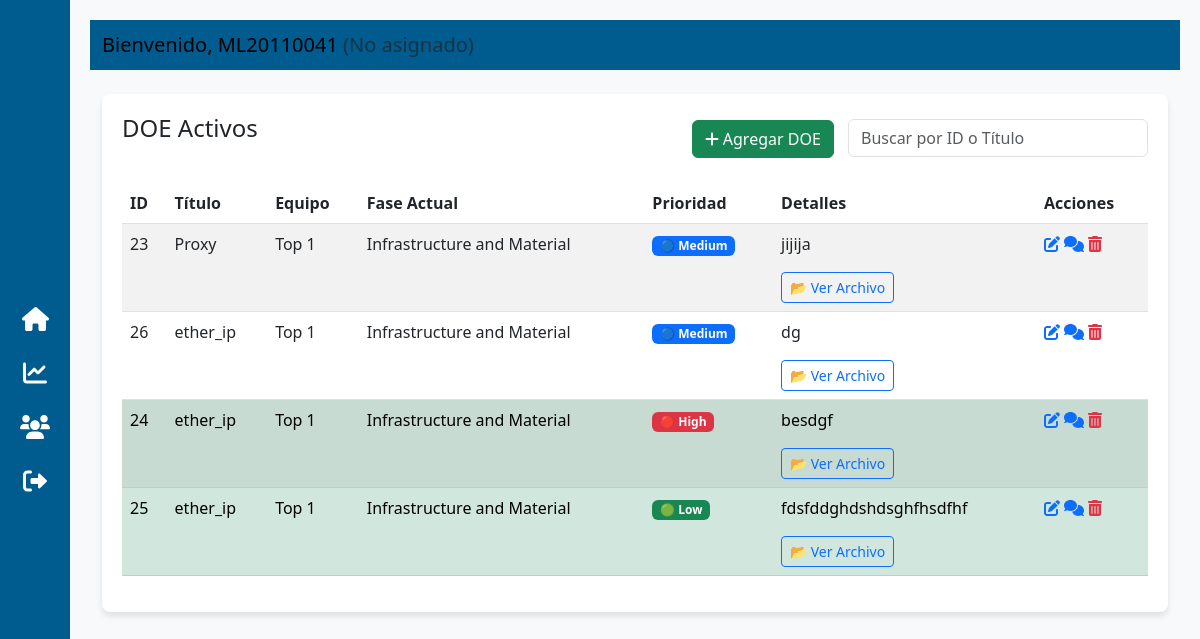
The page /listar/ (signed in) on the database as committed earlier.
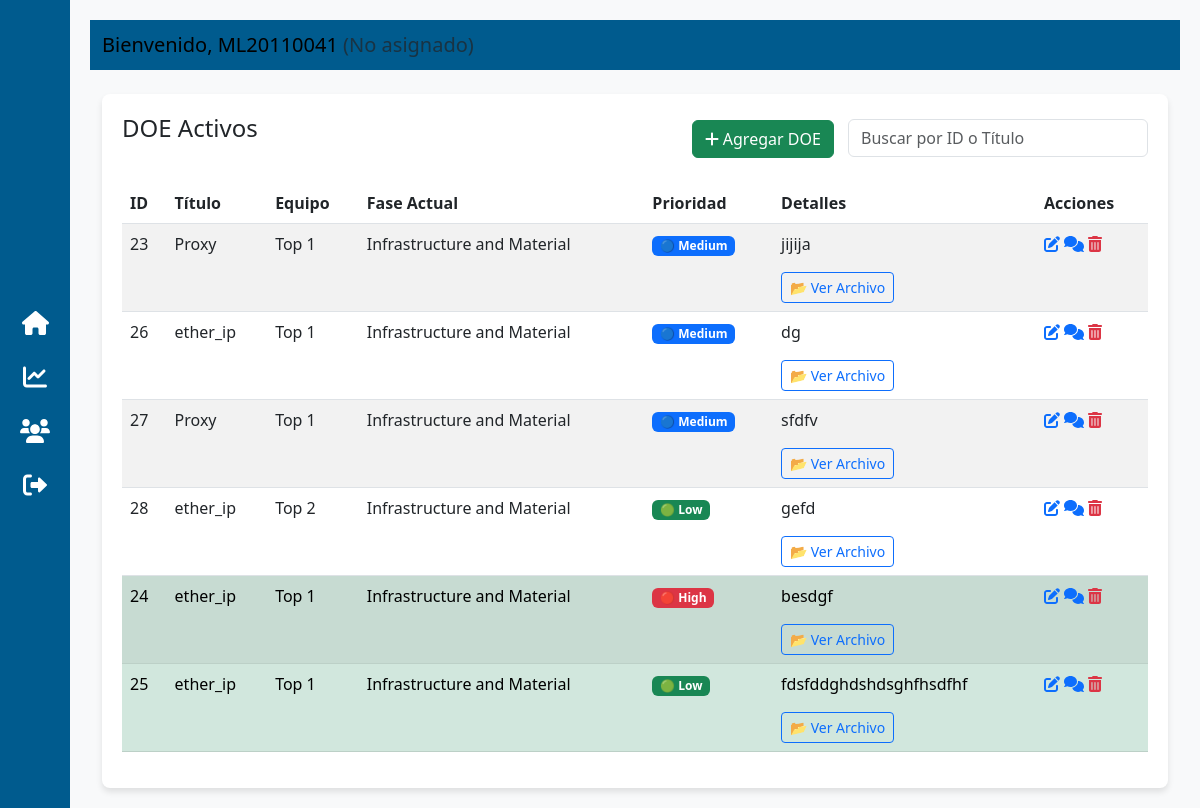
The same page on the database as committed later.
### app/models.py (models this page shows, shortened)
class Usuario(AbstractUser):
    TURNOS = [
        (1, "1er Turno"),
        (2, "2do Turno"),
        (3, "3er Turno"),
        (4, "4to Turno"),
    ]
    turno = models.IntegerField(choices=TURNOS, null=True, blank=True)
    ROLES = [
        ('Jr', 'Ingeniero Jr'),
        ('Sr', 'Ingeniero'),
    ]
    numero_reloj = models.CharField(max_length=10, unique=False)
    nombre = models.CharField(max_length=100)
    rol = models.CharField(max_length=2, choices=ROLES, default='Jr')

class DOE(models.Model):
    FASES = [
        ('infrastructure_and_material', 'Infrastructure and Material'),
        ('data_mining', 'Data Mining'),
        ('analysis', 'Analysis'),
        ('result_final', 'Result Final'),
    ]
    titulo = models.CharField(max_length=255)
    descripcion = models.TextField()
    creado_por = models.ForeignKey(settings.AUTH_USER_MODEL, on_delete=models.CASCADE)
    fase_actual = models.CharField(max_length=50, choices=FASES, default='infrastructure_and_material')
    ejecucion_completed = models.BooleanField(default=False)
    fases = models.ManyToManyField('DOE_Fase', related_name="does")
    archivo_te = models.FileField(upload_to="archivos_te/", null=True, blank=True)  # Debe existir este campo
    fecha_creacion = models.DateTimeField(auto_now_add=True)
    fecha_ultima_modificacion = models.DateTimeField(auto_now=True)
    finalizado = models.BooleanField(default=False)
    data_mining_completed = models.BooleanField(default=False)
    infrastructure_completed = models.BooleanField(default=False)
    execution_completed = models.BooleanField(default=False)
    result_final_completed = models.BooleanField(default=False)
    PRIORIDAD_CHOICES = [
    ('High', 'High'),
    ('Medium', 'Medium'),
    ('Low', 'Low'),
    ]
    prioridad = models.CharField(max_length=10, choices=PRIORIDAD_CHOICES, default="Medium")
    equipo = models.ForeignKey(Equipo, on_delete=models.SET_NULL, null=True, blank=True)  # Nuevo campo

class Equipo(models.Model):
    nombre = models.CharField(max_length=100)
    creado_por = models.ForeignKey(settings.AUTH_USER_MODEL, on_delete=models.CASCADE)  # Ingeniero que crea el equipo
    miembros = models.ManyToManyField(settings.AUTH_USER_MODEL, related_name="equipos")

### app/views.py (the view)
# urls.py: path('listar/', views.listar_doe, name='listar_doe'),
@login_required
def listar_doe(request):
    does = DOE.objects.select_related('equipo').all()  # Optimizar consulta para traer equipos
    equipos_usuario = Equipo.objects.filter(miembros=request.user)  # Obtener el equipo del usuario
    return render(request, 'app/listar_doe.html', {
        'does': does,
        'user': request.user,
        'equipos_usuario': equipos_usuario
    })

### app/templates/app/listar_doe.html (shortened to what this page needs)
<!DOCTYPE html>
<html lang="en">
<head>
    {% load static %}
    <link href="https://cdn.jsdelivr.net/npm/bootstrap@5.3.0-alpha1/dist/css/bootstrap.min.css" rel="stylesheet">
    <link href="https://cdnjs.cloudflare.com/ajax/libs/font-awesome/6.0.0-beta3/css/all.min.css" rel="stylesheet">
</head>
<body>
    <div class="sidebar">
        <a href="{% url 'listar_doe' %}" title="Inicio"><i class="fas fa-home icon"></i></a>
        <a href="#" title="Estadísticas"><i class="fas fa-chart-line icon"></i></a>
        {% if user.rol == "Sr" %}
            <a href="{% url 'crear_equipo' %}" title="Crear Equipos">
                <i class="fas fa-users icon"></i>
            </a>
        {% endif %}
        <a href="#" title="Cerrar Sesión"><i class="fas fa-sign-out-alt icon"></i></a>
    </div>
    <div class="content">
        <nav class="navbar navbar-expand-lg">
            <div class="container-fluid">
                <span class="navbar-brand mb-0 h1">
                    Bienvenido, {{ user.username }}
                    {% if equipos_usuario.exists %}
                        - Equipo:
                        {% for equipo in equipos_usuario %}
                            <strong>{{ equipo.nombre }}</strong>{% if not forloop.last %}, {% endif %}
                        {% endfor %}
                    {% else %}
                        <span class="text-muted">(No asignado)</span>
                    {% endif %}
                </span>
            </div>
        </nav>
            <div class="container mt-4">
                <div class="table-container">
                    <div class="search-bar">
                        <h2>DOE Activos</h2>
                        <div>
                            {% if user.is_authenticated and user.rol == "Sr" %}
                                <a href="{% url 'agregar_doe' %}" class="btn btn-success">
                                    <i class="fas fa-plus"></i> Agregar DOE
                                </a>
                            {% endif %}
                            <input type="text" id="search" class="form-control d-inline-block" placeholder="Buscar por ID o Título" style="width: 300px; margin-left: 10px;">
                        </div>
                    </div>
                    <table class="table table-striped">
                        <thead>
                            <tr>
                                <th>ID</th>
                                <th>Título</th>
                                <th>Equipo</th>
                                <th>Fase Actual</th>
                                <th>Prioridad</th>
                                <th>Detalles</th>
                                <th>Acciones</th>
                            </tr>
                        </thead>
                        <tbody>
                            {% for doe in does|dictsort:"finalizado" %}
                                {% if user.rol == "Sr" or doe.equipo in equipos_usuario %}
                                <tr class="{% if doe.finalizado %} table-success {% endif %}">
                                    <td>{{ doe.id }}</td>
                                    <td>{{ doe.titulo }}</td>
                                    <td>
                                        {% if doe.equipo %}
                                            {{ doe.equipo.nombre }}
                                        {% else %}
                                            <span class="text-muted">No asignado</span>
                                        {% endif %}
                                    </td>
                                    <td>
                                        {% if doe.fase_actual %}
                                            {{ doe.get_fase_actual_display }}
                                        {% else %}
                                            <span class="text-muted">No asignada</span>
                                        {% endif %}
                                    </td>
                                    <td>
                                        {% if doe.prioridad == "High" %}
                                            <span class="badge bg-danger">🔴 High</span>
                                        {% elif doe.prioridad == "Medium" %}
                                            <span class="badge bg-primary">🔵 Medium</span>
                                        {% elif doe.prioridad == "Low" %}
                                            <span class="badge bg-success">🟢 Low</span>
                                        {% else %}
                                            <span class="badge bg-secondary">⚪ N/A</span>
                                        {% endif %}
                                    </td>
                                    <td>
                                        <p>{{ doe.descripcion }}</p>
                                        {% if doe.archivo_te %}
                                            <a href="{{ doe.archivo_te.url }}" class="btn btn-sm btn-outline-primary" target="_blank">
                                                📂 Ver Archivo
                                            </a>
                                        {% else %}
                                            <span class="text-muted">No adjunto</span>
                                        {% endif %}
                                    </td>
                                    <td>
                                        <a href="{% url 'editar_doe' doe.id %}" class="text-primary"><i class="fas fa-edit"></i></a>
                                        <a href="{% url 'chat_doe' doe.id %}" class="text-primary"><i class="fas fa-comments"></i></a>
                                        {% if user.rol == "Sr" %}
                                            <a href="#" class="text-danger eliminar-doe" data-doe-id="{{ doe.id }}">
                                                <i class="fas fa-trash-alt"></i>
                                            </a>
                                        {% endif %}
                                    </td>
                                </tr>
                                {% endif %}
                            {% endfor %}
                        </tbody>
                    </table>
                </div>
            </div>
    </div>
</body>
</html>

### app/templates/app/listar_doe.html (style rules this page uses)
body { background-color: #f8f9fa; display: flex; min-height: 100vh; }
.sidebar { width: 70px; background-color: #005b8e; color: white; padding: 10px 0; display: flex; flex-direction: column; align-items: center; justify-content: center; }
.sidebar a { color: white; text-decoration: none; display: flex; align-items: center; justify-content: center; padding: 15px 0; width: 100%; font-size: 1.5rem; }
.content { flex-grow: 1; padding: 20px; }
.navbar { background-color: #005b8e; color: white; }
.table-container { background: white; border-radius: 8px; box-shadow: 0 4px 6px rgba(0, 0, 0, 0.1); padding: 20px; }
.table-container h2 { font-size: 1.5rem; margin-bottom: 20px; }
.icon { font-size: 1.5rem; }
.search-bar { margin-bottom: 20px; display: flex; justify-content: space-between; align-items: center; }

Rows that differ between the two databases and show on the page:
added DOE: id "27", titulo "Proxy", equipo.nombre "Top 1", fase_actual "Infrastructure and Material", prioridad "🔵 Medium", descripcion "sfdfv"
added DOE: id "28", titulo "ether_ip", equipo.nombre "Top 2", fase_actual "Infrastructure and Material", prioridad "🟢 Low", descripcion "gefd"
